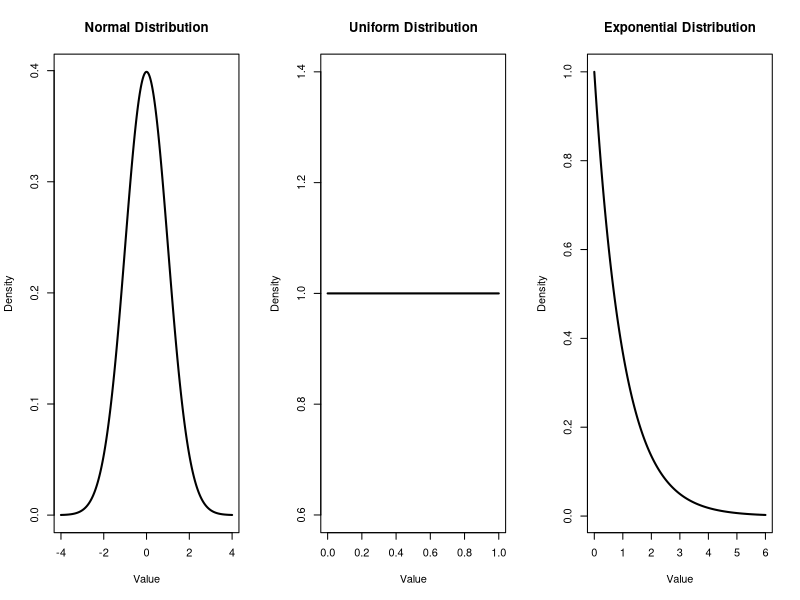
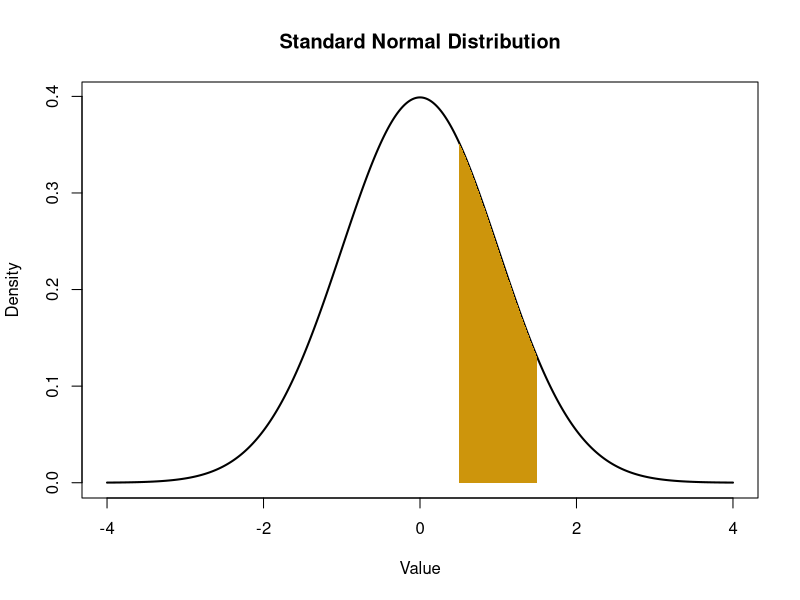

Write the R code that produced these figures, in order.
## ---- chunk 1
#| fig-height: 3
#| fig-width: 8

# Set up the plotting area to have 1 row and 3 columns
par(mfrow = c(1, 3))

# Set up the x-axis values for the normal distribution
x_normal <- seq(-4, 4, length = 1000)
y_normal <- dnorm(x_normal, mean = 0, sd = 1)

# Plot the density of the standard normal distribution
plot(x_normal, y_normal, type = "l", lwd = 2, main = "Normal Distribution",
     xlab = "Value", ylab = "Density", col = "black")

# Set up the x-axis values for the uniform distribution
x_uniform <- seq(0, 1, length = 1000)
y_uniform <- dunif(x_uniform, min = 0, max = 1)

# Plot the density of the uniform distribution
plot(x_uniform, y_uniform, type = "l", lwd = 2, main = "Uniform Distribution",
     xlab = "Value", ylab = "Density", col = "black")

# Set up the x-axis values for the exponential distribution
x_exponential <- seq(0, 6, length = 1000)
y_exponential <- dexp(x_exponential, rate = 1)

# Plot the density of the exponential distribution
plot(x_exponential, y_exponential, type = "l", lwd = 2, main = "Exponential Distribution",
     xlab = "Value", ylab = "Density", col = "black")

# Reset plotting layout
par(mfrow = c(1, 1))

## ---- chunk 2
#| fig-height: 5

# Set up the x-axis values
x <- seq(-4, 4, length = 1000)

# Compute the density of the standard normal distribution
y <- dnorm(x, mean = 0, sd = 1)

# Plot the standard normal distribution
plot(x, y, type = "l", lwd = 2, main = "Standard Normal Distribution",
     xlab = "Value", ylab = "Density")

# Shade the area above x = 2.5
x_shade <- seq(0.5, 1.5, length = 1000)
y_shade <- dnorm(x_shade, mean = 0, sd = 1)
polygon(c(0.5, x_shade, 1.5), c(0, y_shade, 0), col = "darkgoldenrod3", border = NA)

